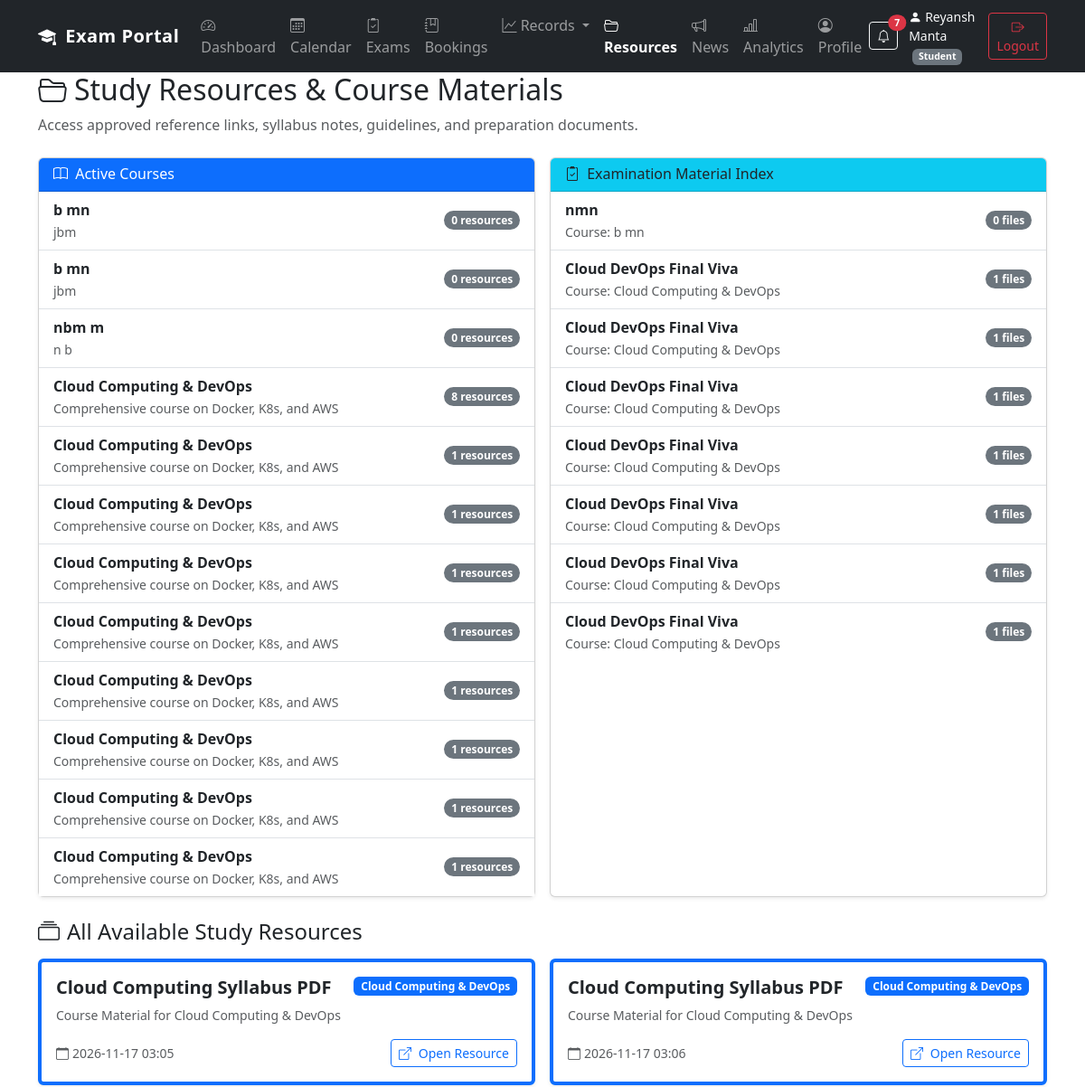
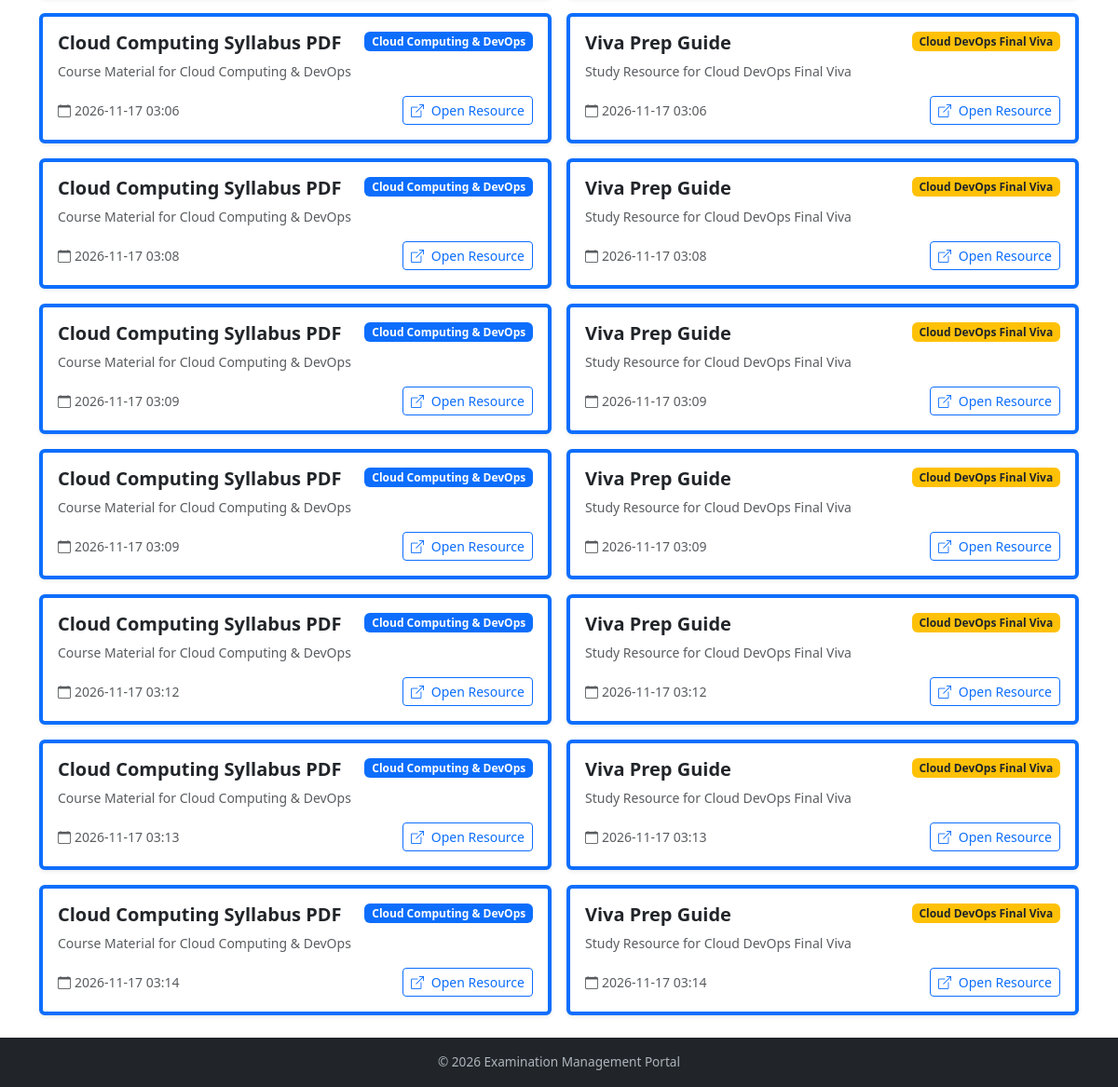
Page /student/resources (signed in) on the committed database (2 pictures, top to bottom).
### models.py (models this page shows, shortened)
class User(db.Model):
    id = db.Column(db.Integer, primary_key=True)
    name = db.Column(db.String(100), nullable=False)
    email = db.Column(db.String(100), unique=True, nullable=False)
    password_hash = db.Column(db.String(200), nullable=False)
    role = db.Column(db.String(20), nullable=False)
    is_approved = db.Column(db.Boolean, default=False)
    is_active = db.Column(db.Boolean, default=True)

class Course(db.Model):
    id = db.Column(db.Integer, primary_key=True)
    name = db.Column(db.String(100), nullable=False)
    description = db.Column(db.String(500))

class Examination(db.Model):
    id = db.Column(db.Integer, primary_key=True)
    name = db.Column(db.String(100), nullable=False)
    course_id = db.Column(
        db.Integer, db.ForeignKey("course.id"), nullable=False
    )
    status = db.Column(db.String(30), default="Draft")
    slot_creation_start = db.Column(db.String(30))
    slot_creation_end = db.Column(db.String(30))
    booking_start = db.Column(db.String(30))
    booking_end = db.Column(db.String(30))
    slot_creation_open = db.Column(db.Boolean, default=False)
    booking_open = db.Column(db.Boolean, default=False)
    course = db.relationship("Course", backref="examinations")

class Resource(db.Model):
    id = db.Column(db.Integer, primary_key=True)
    title = db.Column(db.String(200), nullable=False)
    description = db.Column(db.String(500))
    url = db.Column(db.String(500), nullable=False)
    course_id = db.Column(db.Integer, db.ForeignKey("course.id"), nullable=True)
    examination_id = db.Column(db.Integer, db.ForeignKey("examination.id"), nullable=True)
    created_at = db.Column(db.String(30))
    course = db.relationship("Course", backref="resources")
    examination = db.relationship("Examination", backref="resources")

### app.py (the view)
@app.route("/student/resources")
@role_required("Student")
def student_resources():
    resources = Resource.query.all()
    courses = Course.query.all()
    examinations = Examination.query.all()
    return render_template(
        "student_resources.html",
        resources=resources,
        courses=courses,
        examinations=examinations
    )

### templates/student_resources.html (shortened to what this page needs)
{% extends "base.html" %}
{% block content %}
<div class="container mt-4">
    <div class="d-flex justify-content-between align-items-center mb-4">
        <div>
            <h2><i class="bi bi-folder2-open me-2"></i>Study Resources & Course Materials</h2>
            <p class="text-muted mb-0">Access approved reference links, syllabus notes, guidelines, and preparation documents.</p>
        </div>
    </div>
    <div class="row g-3 mb-4">
        <div class="col-md-6">
            <div class="card shadow-sm h-100">
                <div class="card-header bg-primary text-white">
                    <h6 class="mb-0"><i class="bi bi-book me-1"></i> Active Courses</h6>
                </div>
                <div class="card-body p-0">
                    <ul class="list-group list-group-flush">
                        {% for course in courses %}
                        <li class="list-group-item d-flex justify-content-between align-items-center">
                            <div>
                                <div class="fw-semibold">{{ course.name }}</div>
                                <small class="text-muted">{{ course.description or "No description" }}</small>
                            </div>
                            <span class="badge bg-secondary rounded-pill">{{ course.resources|length }} resources</span>
                        </li>
                        {% else %}
                        <li class="list-group-item text-muted">No courses available.</li>
                        {% endfor %}
                    </ul>
                </div>
            </div>
        </div>
        <div class="col-md-6">
            <div class="card shadow-sm h-100">
                <div class="card-header bg-info text-dark">
                    <h6 class="mb-0"><i class="bi bi-clipboard2-check me-1"></i> Examination Material Index</h6>
                </div>
                <div class="card-body p-0">
                    <ul class="list-group list-group-flush">
                        {% for exam in examinations %}
                        <li class="list-group-item d-flex justify-content-between align-items-center">
                            <div>
                                <div class="fw-semibold">{{ exam.name }}</div>
                                <small class="text-muted">Course: {{ exam.course.name }}</small>
                            </div>
                            <span class="badge bg-secondary rounded-pill">{{ exam.resources|length }} files</span>
                        </li>
                        {% else %}
                        <li class="list-group-item text-muted">No examinations scheduled.</li>
                        {% endfor %}
                    </ul>
                </div>
            </div>
        </div>
    </div>
    <h4 class="mb-3"><i class="bi bi-collection me-2"></i>All Available Study Resources</h4>
    {% if resources %}
    <div class="row g-3">
        {% for res in resources %}
        <div class="col-md-6">
            <div class="card shadow-sm h-100 border-start border-4 border-primary">
                <div class="card-body">
                    <div class="d-flex justify-content-between align-items-start mb-2">
                        <h5 class="card-title fw-bold text-dark mb-0">{{ res.title }}</h5>
                        {% if res.examination %}
                            <span class="badge bg-warning text-dark">{{ res.examination.name }}</span>
                        {% elif res.course %}
                            <span class="badge bg-primary">{{ res.course.name }}</span>
                        {% endif %}
                    </div>
                    <p class="card-text text-muted small mb-3">{{ res.description or "No supplementary description provided." }}</p>
                    <div class="d-flex justify-content-between align-items-center">
                        <small class="text-muted"><i class="bi bi-calendar me-1"></i>{{ res.created_at }}</small>
                        <a href="{{ res.url }}" target="_blank" class="btn btn-sm btn-outline-primary">
                            <i class="bi bi-box-arrow-up-right me-1"></i> Open Resource
                        </a>
                    </div>
                </div>
            </div>
        </div>
        {% endfor %}
    </div>
    {% endif %}
</div>
{% endblock %}

### templates/base.html (shortened to what this page needs)
<!DOCTYPE html>
<html lang="en">
<head>
    <link href="https://cdn.jsdelivr.net/npm/bootstrap@5.3.3/dist/css/bootstrap.min.css" rel="stylesheet">
    <link href="https://cdn.jsdelivr.net/npm/bootstrap-icons@1.11.3/font/bootstrap-icons.min.css" rel="stylesheet">
</head>
<body>
    <nav class="navbar navbar-expand-lg navbar-dark bg-dark fixed-top">
        <div class="container">
            <a class="navbar-brand" href="{% if session.get('role') == 'Admin' %}{{ url_for('admin_dashboard') }}{% elif session.get('role') == 'Examiner' %}{{ url_for('examiner_dashboard') }}{% elif session.get('role') == 'Student' %}{{ url_for('student_dashboard') }}{% else %}{{ url_for('login') }}{% endif %}" title="Go to Dashboard">
                <i class="bi bi-mortarboard-fill me-1"></i> Exam Portal
            </a>
            <div class="collapse navbar-collapse" id="navbarNav">
                <ul class="navbar-nav me-auto">
                    {% if session.get("role") == "Admin" %}
                        <li class="nav-item">
                            <a class="nav-link {% if request.endpoint == 'admin_dashboard' %}active{% endif %}" href="{{ url_for('admin_dashboard') }}">
                                <i class="bi bi-speedometer2"></i> Dashboard
                            </a>
                        </li>
                        <li class="nav-item">
                            <a class="nav-link {% if request.endpoint in ['courses', 'add_course', 'edit_course'] %}active{% endif %}" href="{{ url_for('courses') }}">
                                <i class="bi bi-book"></i> Courses
                            </a>
                        </li>
                        <li class="nav-item dropdown">
                            <a class="nav-link dropdown-toggle {% if request.endpoint in ['examinations', 'add_examination', 'edit_examination', 'manage_rubrics', 'add_rubric', 'edit_rubric', 'examination_settings'] %}active{% endif %}" href="#" role="button" data-bs-toggle="dropdown">
                                <i class="bi bi-clipboard2-check"></i> Examinations
                            </a>
                            <ul class="dropdown-menu">
                                <li><a class="dropdown-item" href="{{ url_for('examinations') }}">All Examinations</a></li>
                                <li><a class="dropdown-item" href="{{ url_for('add_examination') }}">Add Examination</a></li>
                            </ul>
                        </li>
                        <li class="nav-item">
                            <a class="nav-link {% if request.endpoint == 'admin_slots' %}active{% endif %}" href="{{ url_for('admin_slots') }}">
                                <i class="bi bi-calendar-week"></i> Slots
                            </a>
                        </li>
                        <li class="nav-item">
                            <a class="nav-link {% if request.endpoint == 'admin_bookings' %}active{% endif %}" href="{{ url_for('admin_bookings') }}">
                                <i class="bi bi-journal-bookmark"></i> Bookings
                            </a>
                        </li>
                        <li class="nav-item">
                            <a class="nav-link {% if request.endpoint == 'admin_users' %}active{% endif %}" href="{{ url_for('admin_users') }}">
                                <i class="bi bi-people"></i> Users
                            </a>
                        </li>
                        <li class="nav-item">
                            <a class="nav-link {% if request.endpoint == 'admin_resources' %}active{% endif %}" href="{{ url_for('admin_resources') }}">
                                <i class="bi bi-folder2-open"></i> Resources
                            </a>
                        </li>
                        <li class="nav-item">
                            <a class="nav-link {% if request.endpoint == 'announcements_view' %}active{% endif %}" href="{{ url_for('announcements_view') }}">
                                <i class="bi bi-megaphone"></i> Announcements
                            </a>
                        </li>
                        <li class="nav-item">
                            <a class="nav-link {% if request.endpoint == 'performance_analytics' %}active{% endif %}" href="{{ url_for('performance_analytics') }}">
                                <i class="bi bi-bar-chart-line"></i> Analytics
                            </a>
                        </li>
                    {% elif session.get("role") == "Student" %}
                        <li class="nav-item">
                            <a class="nav-link {% if request.endpoint == 'student_dashboard' %}active{% endif %}" href="{{ url_for('student_dashboard') }}">
                                <i class="bi bi-speedometer2"></i> Dashboard
                            </a>
                        </li>
                        <li class="nav-item">
                            <a class="nav-link {% if request.endpoint == 'student_calendar' %}active{% endif %}" href="{{ url_for('student_calendar') }}">
                                <i class="bi bi-calendar3"></i> Calendar
                            </a>
                        </li>
                        <li class="nav-item">
                            <a class="nav-link {% if request.endpoint in ['student_examinations', 'student_examination_slots'] %}active{% endif %}" href="{{ url_for('student_examinations') }}">
                                <i class="bi bi-clipboard2-check"></i> Exams
                            </a>
                        </li>
                        <li class="nav-item">
                            <a class="nav-link {% if request.endpoint == 'student_bookings' %}active{% endif %}" href="{{ url_for('student_bookings') }}">
                                <i class="bi bi-journal-bookmark"></i> Bookings
                            </a>
                        </li>
                        <li class="nav-item dropdown">
                            <a class="nav-link dropdown-toggle {% if request.endpoint in ['student_history', 'student_upcoming', 'student_results'] %}active{% endif %}" href="#" role="button" data-bs-toggle="dropdown">
                                <i class="bi bi-graph-up"></i> Records
                            </a>
                        </li>
                        <li class="nav-item">
                            <a class="nav-link {% if request.endpoint == 'student_resources' %}active{% endif %}" href="{{ url_for('student_resources') }}">
                                <i class="bi bi-folder2-open"></i> Resources
                            </a>
                        </li>
                        <li class="nav-item">
                            <a class="nav-link {% if request.endpoint == 'announcements_view' %}active{% endif %}" href="{{ url_for('announcements_view') }}">
                                <i class="bi bi-megaphone"></i> News
                            </a>
                        </li>
                        <li class="nav-item">
                            <a class="nav-link {% if request.endpoint == 'performance_analytics' %}active{% endif %}" href="{{ url_for('performance_analytics') }}">
                                <i class="bi bi-bar-chart-line"></i> Analytics
                            </a>
                        </li>
                        <li class="nav-item">
                            <a class="nav-link {% if request.endpoint == 'student_profile' %}active{% endif %}" href="{{ url_for('student_profile') }}">
                                <i class="bi bi-person-circle"></i> Profile
                            </a>
                        </li>
                    {% endif %}
                </ul>
                {% if session.get("user_id") %}
                    <div class="d-flex align-items-center gap-2">
                        <a href="{{ url_for('notifications_view') }}" class="btn btn-outline-light btn-sm position-relative me-1" title="Notification Centre">
                            <i class="bi bi-bell"></i>
                            {% if unread_notifications_count and unread_notifications_count > 0 %}
                            <span class="position-absolute top-0 start-100 translate-middle badge rounded-pill bg-danger" style="font-size: 0.65rem;">
                                {{ unread_notifications_count }}
                            </span>
                            {% endif %}
                        </a>
                        <span class="text-light small">
                            <i class="bi bi-person-fill me-1"></i>{{ session.get("user_name") }}
                            <span class="badge bg-secondary ms-1">{{ session.get("role") }}</span>
                        </span>
                        <a href="{{ url_for('logout') }}" class="btn btn-outline-danger btn-sm">
                            <i class="bi bi-box-arrow-right"></i> Logout
                        </a>
                    </div>
                {% else %}
                    <div class="d-flex gap-2">
                        <a href="{{ url_for('login') }}" class="btn btn-outline-light btn-sm">Login</a>
                        <a href="{{ url_for('register') }}" class="btn btn-primary btn-sm">Register</a>
                    </div>
                {% endif %}
            </div>
        </div>
    </nav>
    <main class="pb-4">
        {% block content %}{% endblock %}
    </main>
    <footer class="text-center">
        <div class="container">
            &copy; 2026 Examination Management Portal
        </div>
    </footer>
</body>
</html>

### rows in the picture
User: get "Reyansh Manta", get "Student"
Course: name "b mn", description "jbm", resources|length "0"
Course: name "b mn", description "jbm", resources|length "0"
Course: name "nbm m", description "n b", resources|length "0"
Course: name "Cloud Computing & DevOps", description "Comprehensive course on Docker, K8s, and AWS", resources|length "8"
Course: name "Cloud Computing & DevOps", description "Comprehensive course on Docker, K8s, and AWS", resources|length "1"
Course: name "Cloud Computing & DevOps", description "Comprehensive course on Docker, K8s, and AWS", resources|length "1"
Course: name "Cloud Computing & DevOps", description "Comprehensive course on Docker, K8s, and AWS", resources|length "1"
Course: name "Cloud Computing & DevOps", description "Comprehensive course on Docker, K8s, and AWS", resources|length "1"
Course: name "Cloud Computing & DevOps", description "Comprehensive course on Docker, K8s, and AWS", resources|length "1"
Course: name "Cloud Computing & DevOps", description "Comprehensive course on Docker, K8s, and AWS", resources|length "1"
Course: name "Cloud Computing & DevOps", description "Comprehensive course on Docker, K8s, and AWS", resources|length "1"
Course: name "Cloud Computing & DevOps", description "Comprehensive course on Docker, K8s, and AWS", resources|length "1"
Examination: name "nmn", course.name "b mn", resources|length "0"
Examination: name "Cloud DevOps Final Viva", course.name "Cloud Computing & DevOps", resources|length "1"
Examination: name "Cloud DevOps Final Viva", course.name "Cloud Computing & DevOps", resources|length "1"
Examination: name "Cloud DevOps Final Viva", course.name "Cloud Computing & DevOps", resources|length "1"
Examination: name "Cloud DevOps Final Viva", course.name "Cloud Computing & DevOps", resources|length "1"
Examination: name "Cloud DevOps Final Viva", course.name "Cloud Computing & DevOps", resources|length "1"
Examination: name "Cloud DevOps Final Viva", course.name "Cloud Computing & DevOps", resources|length "1"
Examination: name "Cloud DevOps Final Viva", course.name "Cloud Computing & DevOps", resources|length "1"
Resource: title "Cloud Computing Syllabus PDF", course.name "Cloud Computing & DevOps", description "Course Material for Cloud Computing & DevOps", created_at "2026-11-17 03:05"
Resource: title "Cloud Computing Syllabus PDF", course.name "Cloud Computing & DevOps", description "Course Material for Cloud Computing & DevOps", created_at "2026-11-17 03:06"
Resource: title "Cloud Computing Syllabus PDF", course.name "Cloud Computing & DevOps", description "Course Material for Cloud Computing & DevOps", created_at "2026-11-17 03:06"
Resource: title "Viva Prep Guide", examination.name "Cloud DevOps Final Viva", description "Study Resource for Cloud DevOps Final Viva", created_at "2026-11-17 03:06"
Resource: title "Cloud Computing Syllabus PDF", course.name "Cloud Computing & DevOps", description "Course Material for Cloud Computing & DevOps", created_at "2026-11-17 03:08"
Resource: title "Viva Prep Guide", examination.name "Cloud DevOps Final Viva", description "Study Resource for Cloud DevOps Final Viva", created_at "2026-11-17 03:08"
Resource: title "Cloud Computing Syllabus PDF", course.name "Cloud Computing & DevOps", description "Course Material for Cloud Computing & DevOps", created_at "2026-11-17 03:09"
Resource: title "Viva Prep Guide", examination.name "Cloud DevOps Final Viva", description "Study Resource for Cloud DevOps Final Viva", created_at "2026-11-17 03:09"
Resource: title "Cloud Computing Syllabus PDF", course.name "Cloud Computing & DevOps", description "Course Material for Cloud Computing & DevOps", created_at "2026-11-17 03:09"
Resource: title "Viva Prep Guide", examination.name "Cloud DevOps Final Viva", description "Study Resource for Cloud DevOps Final Viva", created_at "2026-11-17 03:09"
Resource: title "Cloud Computing Syllabus PDF", course.name "Cloud Computing & DevOps", description "Course Material for Cloud Computing & DevOps", created_at "2026-11-17 03:12"
Resource: title "Viva Prep Guide", examination.name "Cloud DevOps Final Viva", description "Study Resource for Cloud DevOps Final Viva", created_at "2026-11-17 03:12"
Resource: title "Cloud Computing Syllabus PDF", course.name "Cloud Computing & DevOps", description "Course Material for Cloud Computing & DevOps", created_at "2026-11-17 03:13"
Resource: title "Viva Prep Guide", examination.name "Cloud DevOps Final Viva", description "Study Resource for Cloud DevOps Final Viva", created_at "2026-11-17 03:13"
Resource: title "Cloud Computing Syllabus PDF", course.name "Cloud Computing & DevOps", description "Course Material for Cloud Computing & DevOps", created_at "2026-11-17 03:14"
Resource: title "Viva Prep Guide", examination.name "Cloud DevOps Final Viva", description "Study Resource for Cloud DevOps Final Viva", created_at "2026-11-17 03:14"

### other values in the picture
{{ unread_notifications_count }} "7"
